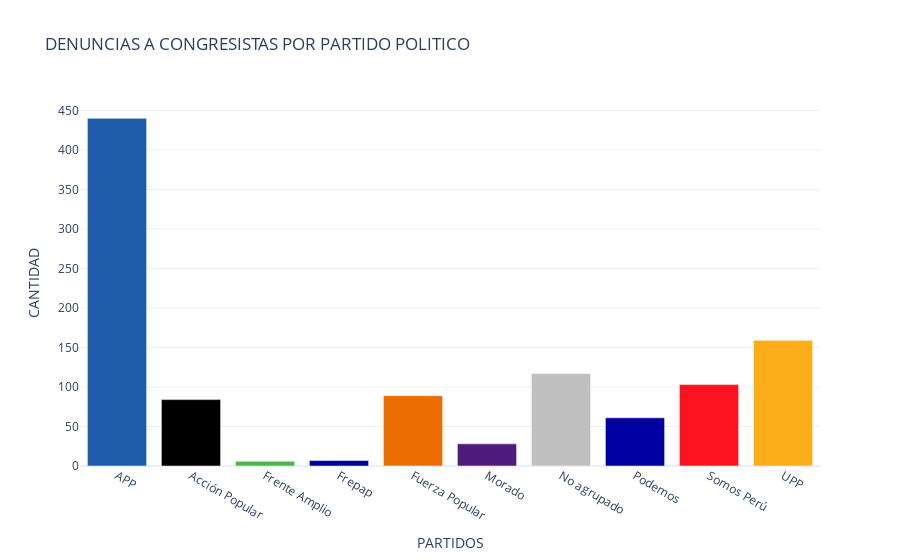

The notebook cell saved with this chart:
### Code cell
import plotly.graph_objects as go
colors = ['lightslategray',] * 10
colors[0] = "rgb(30 , 91, 168)"
colors[1] = "rgb(0 , 0, 0)"#"rgb(299 , 26, 34)"
colors[2] = "rgb(73 , 184, 72)"
colors[3] = "rgb(0 , 0, 155)"
colors[4] = "rgb(235 , 109, 0)"
colors[5] = "rgb(79 , 27, 127)"
colors[6] = "rgb(192 , 192, 192)"
colors[7] = "rgb(0 , 0, 160)"
colors[8] = "rgb(251 , 19, 32)"
colors[9] = "rgb(251 , 174, 23)"


fig = go.Figure(data=[go.Bar(
    x=df_Partido["BANCADA"],  
    y=df_Partido["CANTIDAD DE DELITOS"],
    marker_color=colors # marker color can be a single color value or an iterable
)])

fig.update_layout(title_text='DENUNCIAS A CONGRESISTAS POR PARTIDO POLITICO',
        template="plotly_white",
        yaxis=dict(
        title='CANTIDAD',
    ),
        xaxis=dict(
        title='PARTIDOS',
    ),)
fig.show()

fig.write_html("sin_normalizar.html")

### Figure 1 — Plotly figure (JSON) as saved in the notebook; plotly's stock layout.template omitted (floating-point values rounded to 4 significant figures)
{"data": [{"marker": {"color": ["rgb(30 , 91, 168)", "rgb(0 , 0, 0)", "rgb(73 , 184, 72)", "rgb(0 , 0, 155)", "rgb(235 , 109, 0)", "rgb(79 , 27, 127)", "rgb(192 , 192, 192)", "rgb(0 , 0, 160)", "rgb(251 , 19, 32)", "rgb(251 , 174, 23)"]}, "type": "bar", "x": ["APP", "Acción Popular", "Frente Amplio", "Frepap", "Fuerza Popular", "Morado", "No agrupado", "Podemos", "Somos Perú", "UPP"], "y": [440, 84, 6, 7, 89, 28, 117, 61, 103, 159]}], "layout": {"title": {"text": "DENUNCIAS A CONGRESISTAS POR PARTIDO POLITICO"}, "xaxis": {"title": {"text": "PARTIDOS"}}, "yaxis": {"title": {"text": "CANTIDAD"}}}}
